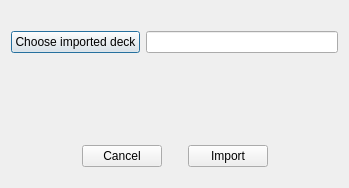
<?xml version="1.0" encoding="UTF-8"?>
<ui version="4.0">
 <class>Dialog</class>
 <widget class="QDialog" name="Dialog">
  <property name="geometry">
   <rect>
    <x>0</x>
    <y>0</y>
    <width>349</width>
    <height>188</height>
   </rect>
  </property>
  <property name="windowTitle">
   <string>Dialog</string>
  </property>
  <layout class="QVBoxLayout" name="verticalLayout">
   <item>
    <spacer name="verticalSpacer">
     <property name="orientation">
      <enum>Qt::Vertical</enum>
     </property>
     <property name="sizeType">
      <enum>QSizePolicy::Fixed</enum>
     </property>
     <property name="sizeHint" stdset="0">
      <size>
       <width>20</width>
       <height>20</height>
      </size>
     </property>
    </spacer>
   </item>
   <item>
    <layout class="QFormLayout" name="formLayout">
     <item row="0" column="0">
      <widget class="QPushButton" name="buttonChooseFile">
       <property name="text">
        <string>Choose imported deck</string>
       </property>
      </widget>
     </item>
     <item row="0" column="1">
      <widget class="QLineEdit" name="entryFileLocation"/>
     </item>
    </layout>
   </item>
   <item>
    <spacer name="verticalSpacer_2">
     <property name="orientation">
      <enum>Qt::Vertical</enum>
     </property>
     <property name="sizeType">
      <enum>QSizePolicy::Expanding</enum>
     </property>
     <property name="sizeHint" stdset="0">
      <size>
       <width>20</width>
       <height>39</height>
      </size>
     </property>
    </spacer>
   </item>
   <item>
    <layout class="QHBoxLayout" name="horizontalLayout">
     <item>
      <spacer name="horizontalSpacer">
       <property name="orientation">
        <enum>Qt::Horizontal</enum>
       </property>
       <property name="sizeHint" stdset="0">
        <size>
         <width>40</width>
         <height>20</height>
        </size>
       </property>
      </spacer>
     </item>
     <item>
      <widget class="QPushButton" name="buttonCancel">
       <property name="text">
        <string>Cancel</string>
       </property>
      </widget>
     </item>
     <item>
      <spacer name="horizontalSpacer_2">
       <property name="orientation">
        <enum>Qt::Horizontal</enum>
       </property>
       <property name="sizeType">
        <enum>QSizePolicy::Fixed</enum>
       </property>
       <property name="sizeHint" stdset="0">
        <size>
         <width>20</width>
         <height>20</height>
        </size>
       </property>
      </spacer>
     </item>
     <item>
      <widget class="QPushButton" name="buttonImport">
       <property name="text">
        <string>Import</string>
       </property>
      </widget>
     </item>
     <item>
      <spacer name="horizontalSpacer_3">
       <property name="orientation">
        <enum>Qt::Horizontal</enum>
       </property>
       <property name="sizeHint" stdset="0">
        <size>
         <width>40</width>
         <height>20</height>
        </size>
       </property>
      </spacer>
     </item>
    </layout>
   </item>
   <item>
    <spacer name="verticalSpacer_3">
     <property name="orientation">
      <enum>Qt::Vertical</enum>
     </property>
     <property name="sizeType">
      <enum>QSizePolicy::Fixed</enum>
     </property>
     <property name="sizeHint" stdset="0">
      <size>
       <width>20</width>
       <height>10</height>
      </size>
     </property>
    </spacer>
   </item>
  </layout>
 </widget>
 <resources/>
 <connections/>
</ui>
